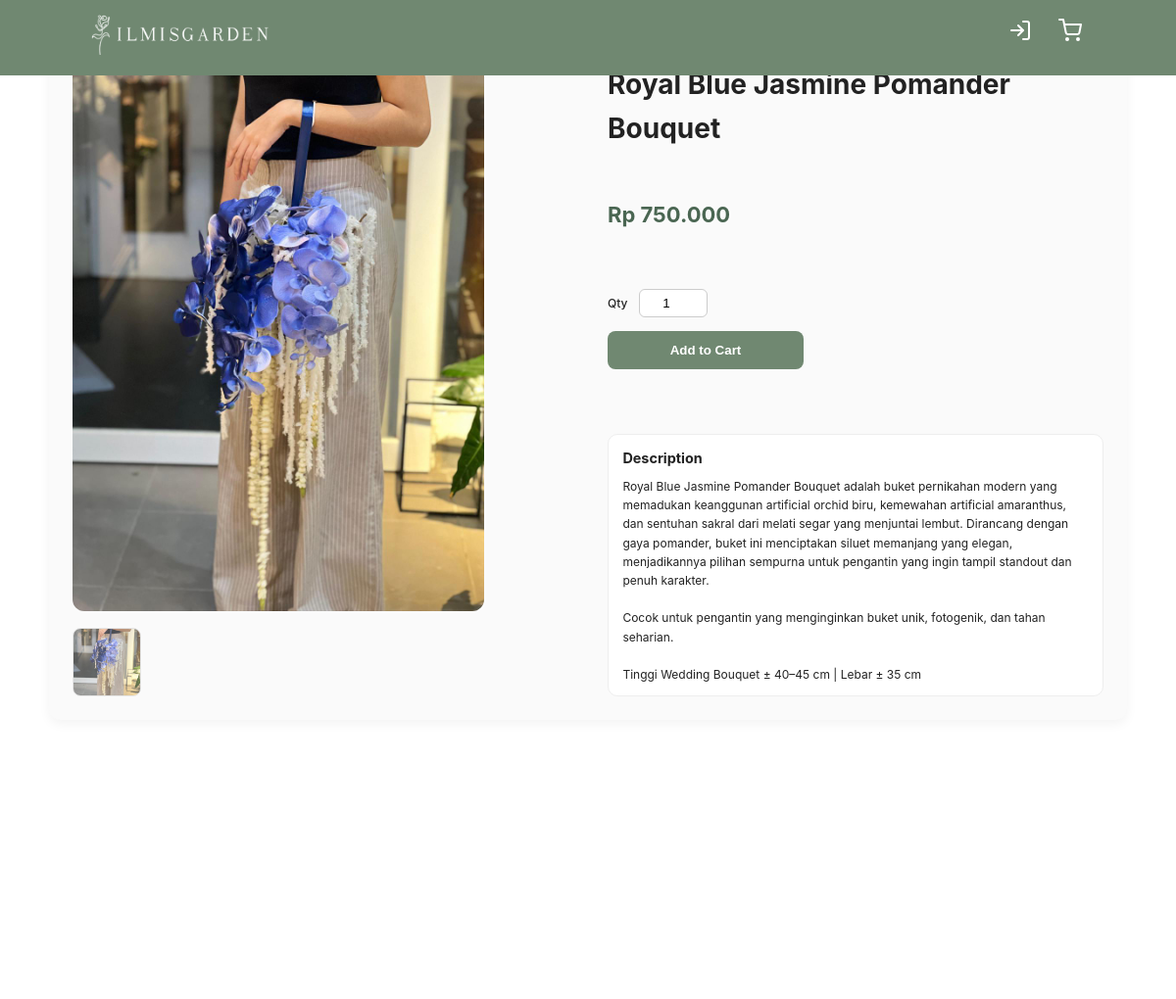
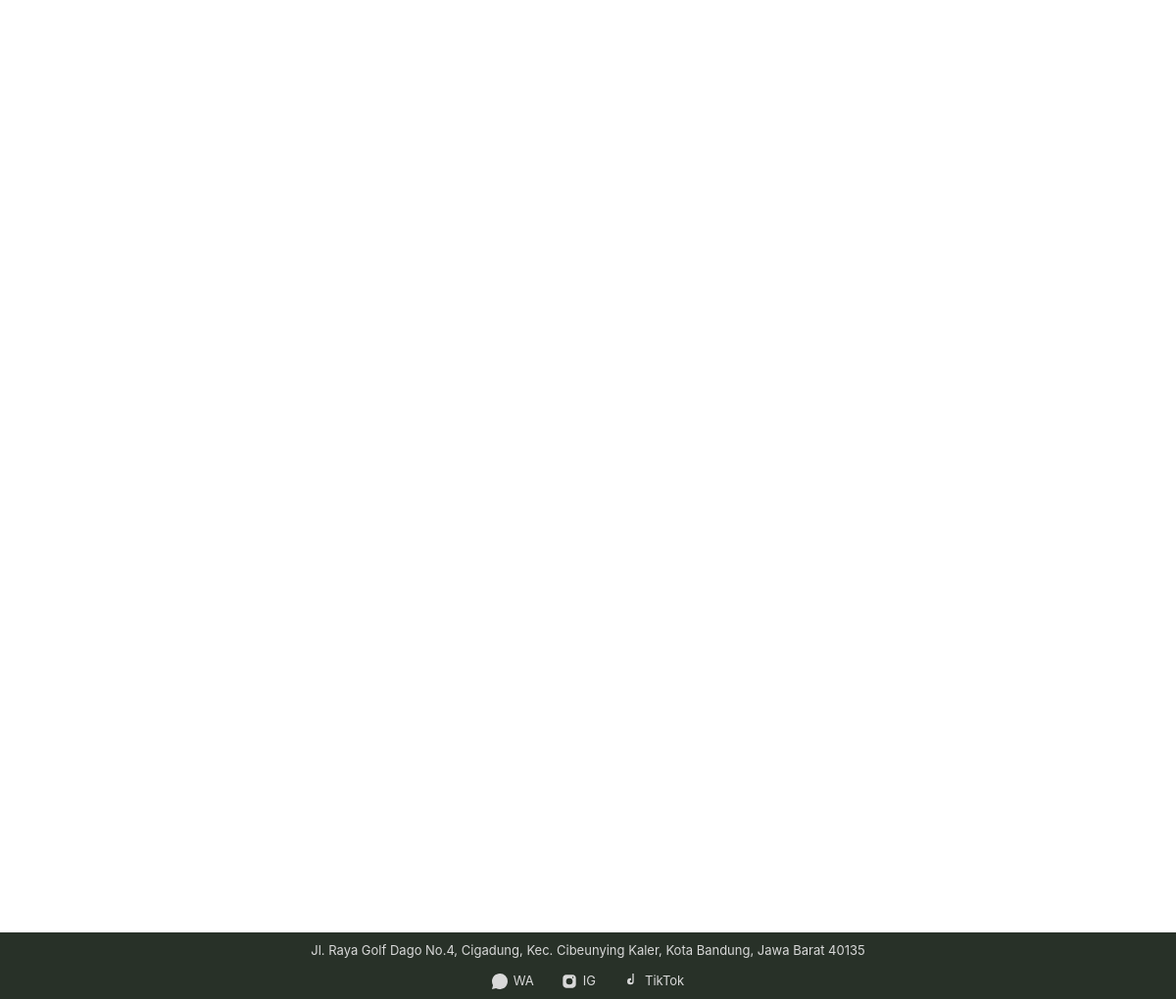
The page /product_details.php?id=51 on the database its author committed (2 pictures, top to bottom).
### tables this page shows
CREATE TABLE IF NOT EXISTS `product_images` (
  `id` int(11) NOT NULL AUTO_INCREMENT,
  `product_id` int(11) NOT NULL,
  `image` varchar(255) NOT NULL,
  `is_primary` tinyint(1) DEFAULT 0,
  `created_at` timestamp NOT NULL DEFAULT current_timestamp(),
  PRIMARY KEY (`id`),
  KEY `fk_product_images` (`product_id`),
  CONSTRAINT `fk_product_images` FOREIGN KEY (`product_id`) REFERENCES `products` (`id`) ON DELETE CASCADE
);

CREATE TABLE IF NOT EXISTS `products` (
  `id` int(11) NOT NULL AUTO_INCREMENT,
  `name` varchar(255) NOT NULL,
  `price` int(11) NOT NULL,
  `description` text NOT NULL,
  `type` varchar(10) NOT NULL,
  PRIMARY KEY (`id`)
);

### product_details.php (the view, shortened to what this page needs)
<?php
require 'conn/db.php';
$user_id = $_SESSION['id_user'] ?? null;
$id = (int)$_GET['id'];
$stmt = $pdo->prepare("SELECT * FROM products WHERE id = ?");
$stmt->execute([$id]);
$product = $stmt->fetch();
$stmt = $pdo->prepare(
    "SELECT image FROM product_images
     WHERE product_id = ?
     ORDER BY is_primary DESC, id ASC"
);
$stmt->execute([$id]);
$images = $stmt->fetchAll();
?>
<!DOCTYPE html>
<html lang="id">
<head>
<link rel="stylesheet" href="css/navbar.css">
<link rel="stylesheet" href="css/detail.css">
</head>
<body>
<nav class="navbar">
  <a href="index.php" class="navbar-logo">
    <img src="img/F4F6F4-full.png" alt="Ilmisgarden" style="width:200px">
  </a>
  <div class="navbar-extra">
    <?php if ($user_id): ?>
      <span>Hello, <?= htmlspecialchars($_SESSION['username']) ?></span>
      <a href="logout.php"><i data-feather="log-out"></i></a>
    <?php else: ?>
      <a href="signin.php"><i data-feather="log-in"></i></a>
    <?php endif; ?>
    <a href="cart.php"><i data-feather="shopping-cart"></i></a>
  </div>
</nav>
<main>
<div class="product-detail">
  <div class="product-gallery">
    <img id="mainImage"
         src="<?= htmlspecialchars($images[0]['image']) ?>"
         style="width:100%;max-width:420px">
    <div class="thumbs">
      <?php foreach ($images as $img): ?>
        <img src="<?= htmlspecialchars($img['image']) ?>"
             onclick="document.getElementById('mainImage').src=this.src">
      <?php endforeach; ?>
    </div>
  </div>
  <div class="product-info">
    <h1><?= htmlspecialchars($product['name']) ?></h1>
    <span class="product-price">
      Rp <?= number_format($product['price'], 0, ',', '.') ?>
    </span>
    <form method="POST">
      <div class="qty-box">
        <label>Qty</label><br>
        <input type="number" name="qty" value="1" min="1" style="width:70px">
      </div>
      <button type="submit" name="add_to_cart" class="buy-button">
        Add to Cart
      </button>
    </form>
    <div class="desc-box">
      <h3>Description</h3>
      <p><?= nl2br(htmlspecialchars($product['description'])) ?></p>
    </div>
  </div>
</div>
</main>
<footer
  style="
    position:fixed;
    bottom:0;
    left:0;
    width:100%;
    background:#283128;
    color:#d9d9d9;
    text-align:center;
    padding:8px 10px;
    z-index:9999;
    font-size:13px;
  ">
  <div style="margin-bottom:10px;">
  <a
          href="https://maps.app.goo.gl/rsnJ95JT2Sy38p1W7"
          target="_blank"
          style="color:#d9d9d9;"
        >
    Jl. Raya Golf Dago No.4, Cigadung, Kec. Cibeunying Kaler, Kota Bandung, Jawa Barat 40135
  </a>  <br>
</div>
  <div style="display:flex; justify-content:center; gap:28px; align-items:center;">
    <a href="https://wa.me/6285795077194"
       target="_blank"
       style="color:#d9d9d9; text-decoration:none; display:flex; align-items:center; gap:6px;">
      <svg width="16" height="16" viewBox="0 0 24 24" fill="#d9d9d9">
        <path d="M20.52 3.48A11.78 11.78 0 0 0 12 0C5.38 0 .01 5.38.01 12c0 2.11.55 4.18 1.6 6.01L0 24l6.16-1.61A11.93 11.93 0 0 0 12 24c6.62 0 12-5.38 12-12a11.78 11.78 0 0 0-3.48-8.52z"/>
      </svg>
      <span>WA</span>
    </a>
    <a href="https://www.instagram.com/ilmisgarden/"
       target="_blank"
       style="color:#d9d9d9; text-decoration:none; display:flex; align-items:center; gap:6px;">
      <svg width="16" height="16" viewBox="0 0 24 24" fill="#d9d9d9">
        <path d="M7 2C4.24 2 2 4.24 2 7v10c0 2.76 2.24 5 5 5h10c2.76 0 5-2.24 5-5V7c0-2.76-2.24-5-5-5H7zm5 5a5 5 0 1 1 0 10 5 5 0 0 1 0-10zm6.5-.9a1.1 1.1 0 1 1-2.2 0 1.1 1.1 0 0 1 2.2 0z"/>
      </svg>
      <span>IG</span>
    </a>
    <a href="https://www.tiktok.com/@ilmisgarden"
       target="_blank"
       style="color:#d9d9d9; text-decoration:none; display:flex; align-items:center; gap:6px;">
      <svg width="16" height="16" viewBox="0 0 24 24" fill="#d9d9d9">
        <path d="M16 0h4a6.5 6.5 0 0 1-4-2v14a5 5 0 1 1-5-5h1v3a2 2 0 1 0 2 2V0z"/>
      </svg>
      <span>TikTok</span>
    </a>
  </div>
</footer>
</body>
</html>

### css/navbar.css (style rules this page uses)
:root { --primary: #1c221c; --bg: #f4f6f4; }
* { margin: 0; padding: 0; box-sizing: border-box; outline: none; border: none; text-decoration: none; }
body { font-family: "Inter", sans-serif; background-color: var(--bg); height: 2000px; }
.navbar { font-family: "Inter", sans-serif; color: #fff; display: flex; justify-content: space-between; align-items: center; padding: 0.2rem 7%; background-color: #708871; border-bottom: 1px #f6b7b7; position: fixed; left: 0; top: 0; right: 0; z-index: 9999; }
.navbar img { width: 5rem; }
.navbar .navbar-extra a { color: #fff; display: inline-block; font-size: 1.4rem; margin: 0 1rem; }
.navbar .navbar-extra a::after { content: ""; display: block; padding-bottom: 0.5rem; border-bottom: 0.1rem solid var(--primary); transform: scaleX(0); transition: 0.2s linear; }
@media (max-width: 1366px) { html { font-size: 75%; } }

### css/detail.css (style rules this page uses)
body { margin: 0; font-family: "Inter", "Poppins", sans-serif; background: #fff; color: #222; line-height: 1.6; }
.product-detail { display: flex; flex-wrap: wrap; gap: 2rem; padding: 2rem; max-width: 1200px; margin: 100px auto; background: #fafafa; border-radius: 12px; box-shadow: 0 4px 12px rgba(0, 0, 0, 0.05); }
.product-detail img { width: 100%; max-width: 450px; border-radius: 12px; object-fit: cover; flex-shrink: 0; }
.product-info { flex: 1; min-width: 280px; display: flex; flex-direction: column; justify-content: flex-start; }
.product-info { flex: 1; min-width: 280px; display: flex; flex-direction: column; justify-content: space-between; }
.product-info h1 { font-size: 1.8rem; margin: 0 0 1rem; }
.product-price { font-size: 1.6rem; font-weight: bold; color: #2f4f2f; margin-bottom: 1.5rem; }
.qty-box { display: flex; align-items: center; gap: 0.5rem; margin-bottom: 1rem; }
.qty-box label { font-weight: 500; }
.qty-box input { padding: 0.4rem; border: 1px solid #ccc; border-radius: 6px; text-align: center; }
.buy-button { background: #4a7856; color: #fff; padding: 0.8rem 1.5rem; border: none; border-radius: 8px; font-weight: 600; cursor: pointer; transition: background 0.3s ease; width: 100%; max-width: 200px; }
.desc-box { margin-top: 2rem; background: #fff; padding: 1rem 1.2rem; border-radius: 10px; border: 1px solid #eee; }
.desc-box h3 { margin-top: 0; font-size: 1.2rem; margin-bottom: 0.5rem; }

### product_details.php (style rules this page uses)
.product-gallery img { border-radius: 12px; }
.thumbs { display: flex; gap: 10px; margin-top: 12px; flex-wrap: wrap; }
.thumbs img { width: 70px; height: 70px; object-fit: cover; cursor: pointer; opacity: .7; border-radius: 8px; border: 1px solid #ddd; }
.product-detail { max-width: 1100px; margin: 40px auto; display: grid; grid-template-columns: 1fr 1fr; gap: 40px; }
.product-info h1 { font-size: 28px; margin-bottom: 10px; }
.product-price { font-size: 22px; font-weight: bold; color: #4a6652; display: block; margin-bottom: 20px; }
.qty-box { margin-bottom: 14px; }
.qty-box input { padding: 6px; }
.buy-button { background: #708871; color: #fff; border: none; padding: 12px 24px; border-radius: 8px; cursor: pointer; }
.desc-box { margin-top: 28px; }
.desc-box h3 { margin-bottom: 8px; }

### rows shown on the page
product_images: image (picture)
products: name "Royal Blue Jasmine Pomander Bouquet", price "750.000", description "Royal Blue Jasmine Pomander Bouquet adalah buket pernikahan modern yang memadukan keanggunan artificial orchid biru, kemewahan artificial amaranthus, dan sentuhan sakral dari melati segar yang menjuntai lembut. Dirancang dengan gaya pomander, buket ini menciptakan siluet memanjang yang elegan, menjadikannya pilihan sempurna untuk pengantin yang ingin tampil standout dan penuh karakter. Cocok untuk pengantin yang menginginkan buket unik, fotogenik, dan tahan seharian. Tinggi Wedding Bouquet ± 40–45 cm | Lebar ± 35 cm"
